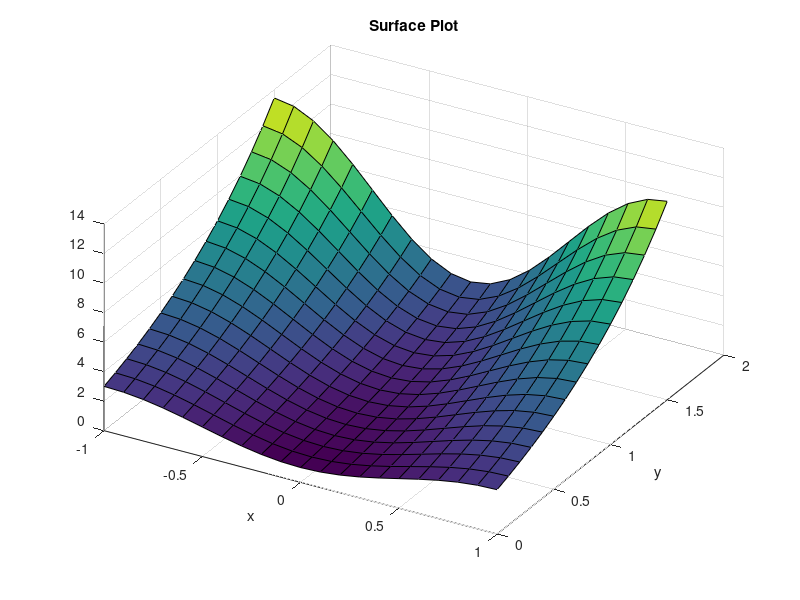

Reproduce this figure in MATLAB.
clear; close all;

x=-1:.1:1;
y=0:.1:1.5;
[X,Y]=ndgrid(x,y);
F=(2-cos(pi*X)).*exp(Y);

surf(X,Y,F);
title('Surface Plot')
xlabel('x')
ylabel('y')
EL=45;
for m=1:100
   AZ=30+m/100*360;
   view(AZ,EL);
   pause(.1);  % pause units are in seconds
end
